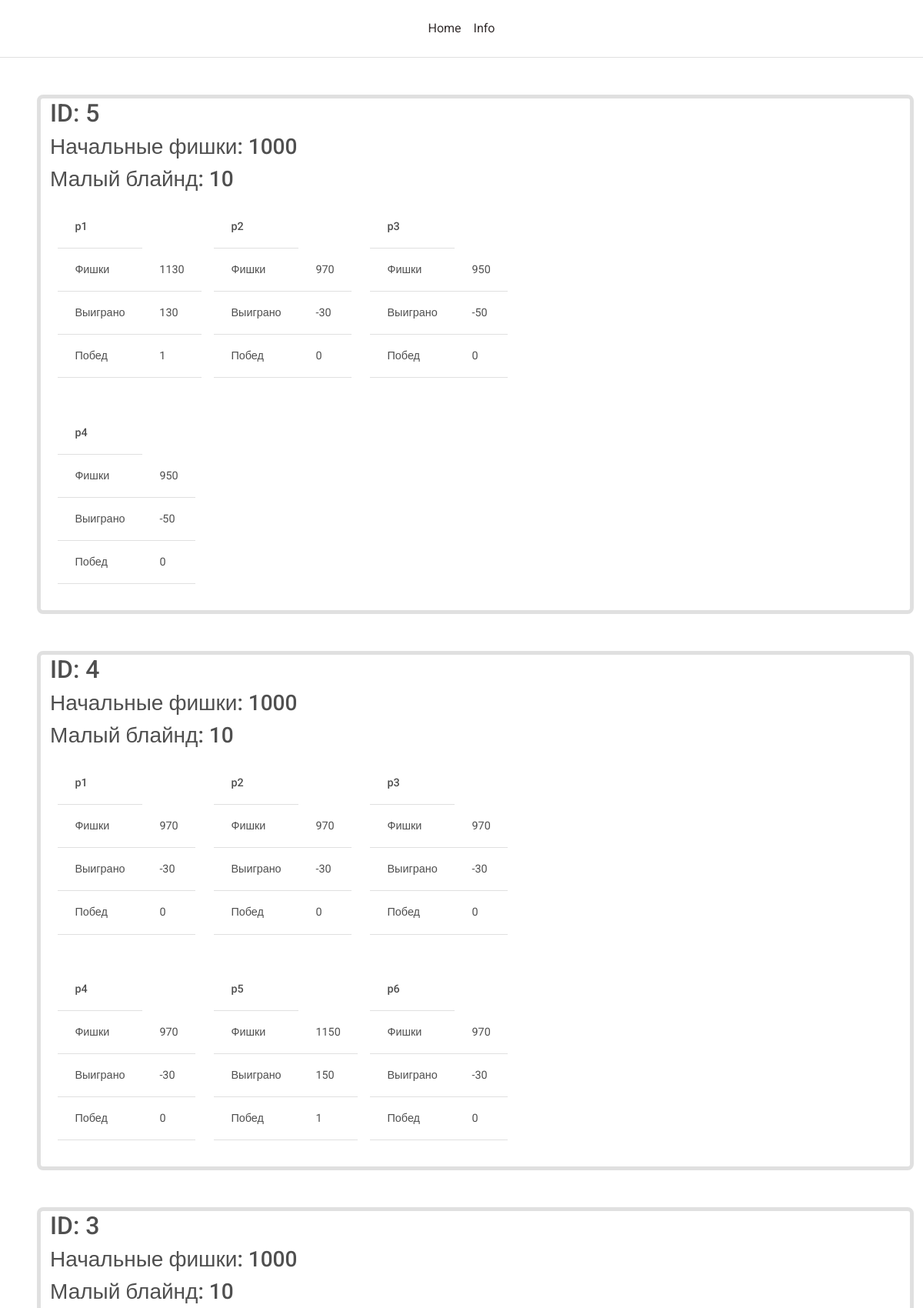
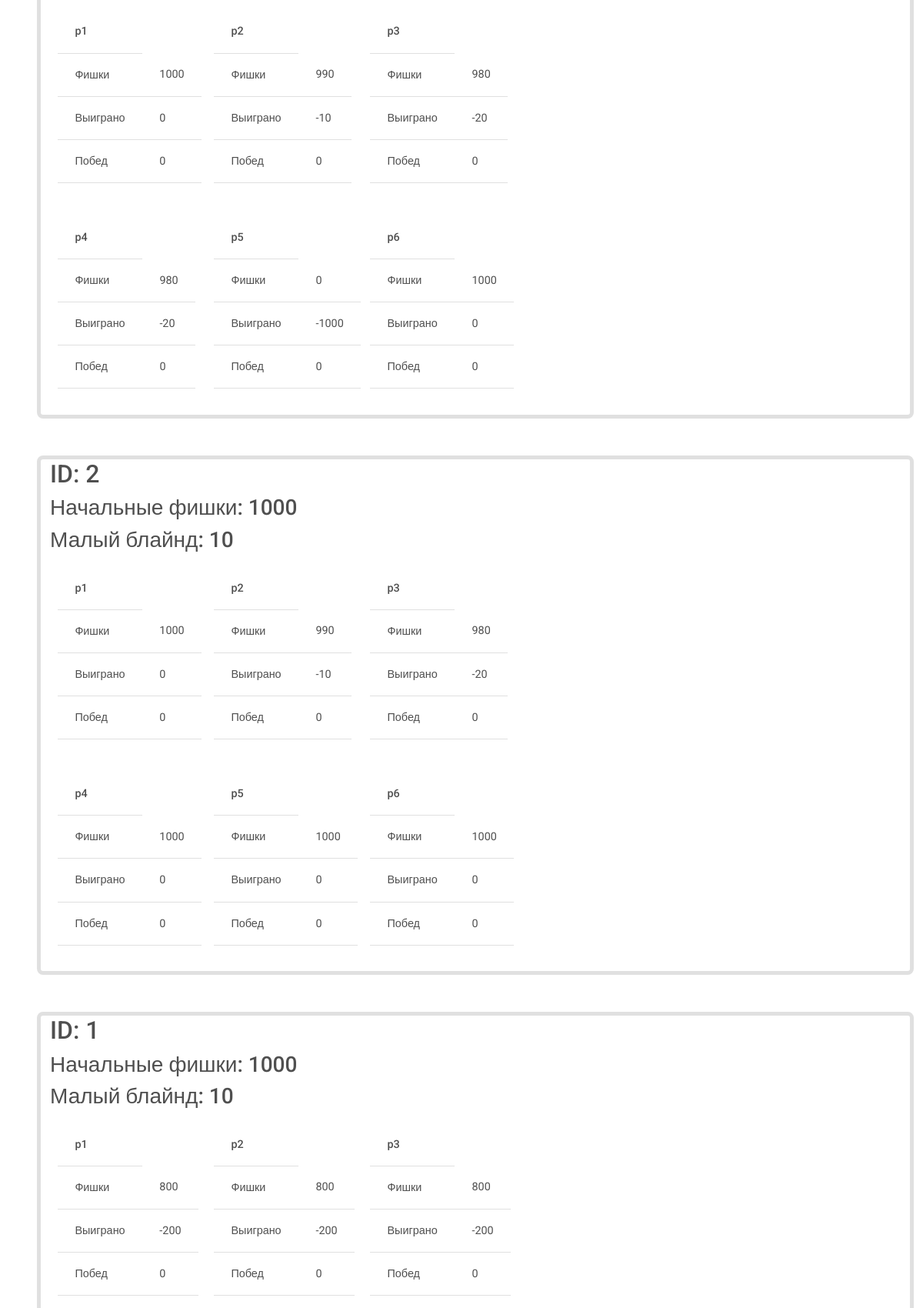
The app's page /statistics (upper part) with its own data (2 pictures, top to bottom).
### poker_app.py (models this page shows, shortened)
class Game_db(db.Model):
    id = db.Column(db.Integer, primary_key=True)
    start_chips = db.Column(db.Integer, nullable=False)
    sb = db.Column(db.Integer, nullable=False)
    players = db.Column(db.String(512), nullable=False)
    number_of_players = db.Column(db.Integer, nullable=False)
    cards_on_table = db.Column(db.String(128), nullable=False)
    int_cards_on_table = db.Column(db.String(32), nullable=False)
    dealer = db.Column(db.String(32), nullable=False)
    sb_name = db.Column(db.String(32), nullable=False)
    bb_name = db.Column(db.String(32), nullable=False)
    fa_name = db.Column(db.String(32), nullable=False)
    highest_stake = db.Column(db.Integer, nullable=False, default=0)
    pot = db.Column(db.Integer, nullable=False, default=0)
    row = db.Column(db.Integer, nullable=False, default=0)
    id_p_now = db.Column(db.Integer, nullable=False, default=0)
    count_smth = db.Column(db.Integer, nullable=False, default=0)
    cards_show_status = db.Column(db.Integer, nullable=False, default=0)
    n_round = db.Column(db.Integer, nullable=False, default=0)
    fold_list = db.Column(db.String(512), default=" ", nullable=False)
    winners = db.Column(db.String(512), default=" ", nullable=False)
    fold_out = db.Column(db.Boolean, default=False, nullable=False)
    all_in = db.Column(db.Boolean, default=False, nullable=False)
    round_ended = db.Column(db.Boolean, default=False, nullable=False)
    bet_ask = db.Column(db.Boolean, default=False, nullable=False)
    simulation = db.Column(db.Boolean, default=True, nullable=False)

class Player_db(db.Model):
    id = db.Column(db.Integer, primary_key=True)
    game_id = db.Column(db.Integer, nullable=False)
    bot = db.Column(db.Integer, default=0, nullable=False)
    name = db.Column(db.String(32), nullable=False)
    chips = db.Column(db.Integer, nullable=False)
    stake_info = db.Column(db.String(32), default="", nullable=False)
    stake = db.Column(db.Integer, default=0, nullable=False)
    stake_gap = db.Column(db.Integer, default=0, nullable=False)
    k_wins = db.Column(db.Integer, default=0, nullable=False)
    cards = db.Column(db.String(64), nullable=False)
    int_cards = db.Column(db.String(32), nullable=False)
    fold = db.Column(db.Boolean, default=False, nullable=False)
    all_in = db.Column(db.Boolean, default=False, nullable=False)
    win = db.Column(db.Boolean, default=False, nullable=False)
    list_of_special_attributes = db.Column(db.String(128), nullable=False)
    possible_responses = db.Column(db.String(128), nullable=False)
    score = db.Column(db.String(128), default="", nullable=False)

### poker_app.py (the view)
@app.route('/statistics')
def statistics():
    games_from_db = Game_db.query.all()
    players_db = Player_db.query.order_by(Player_db.id).all()
    all_game_statistic = []  # ID, фишки, малый блайнд, далее - id игроков
    for game in games_from_db:
        game_stat = [game.id, game.start_chips, game.sb]
        players_stat = Player_db.query.filter(Player_db.game_id == game.id).order_by(Player_db.id).all()
        for player in players_stat:
            game_stat.append(player.id)
        all_game_statistic.append(game_stat)
        print(all_game_statistic)
    return render_template("statistics.html", games=games_from_db, players_db=players_db,
                           all_game_statistic=all_game_statistic)

### templates/statistics.html (shortened to what this page needs)
<!doctype html>
<html lang="en">
<head>
    <link rel="stylesheet" href="{{ url_for('static', filename='css/statistics.css') }}">
    <link rel="stylesheet" href="https://cdn.jsdelivr.net/npm/bootstrap@5.2.3/dist/css/bootstrap.min.css">
    <link
      rel="stylesheet"
      href="https://cdnjs.cloudflare.com/ajax/libs/font-awesome/6.0.0/css/all.min.css"
    />
    <link rel="stylesheet" href="mdBootstrap/css/mdb.min.css" />
</head>
<body>
    <header class="d-flex flex-wrap align-items-center justify-content-center justify-content-md-between py-3 mb-4 border-bottom">
      <a href="/" class="d-flex align-items-center col-md-3 mb-2 mb-md-0 text-dark text-decoration-none">
          <svg class="bi me-2" width="40" height="32" role="img" aria-label="Bootstrap"><use xlink:href="#bootstrap"></use></svg>
      </a>
      <ul class="nav col-12 col-md-auto mb-2 justify-content-center mb-md-0">
          <li><a href="/" class="nav-link px-2 link-dark">Home</a></li>
          <li><a href="/about" class="nav-link px-2 link-dark">Info</a></li>
      </ul>
    </header>
    {% for game in all_game_statistic|reverse %}
    <div class="m-5 border border-5 rounded-3 container">
        <h2>ID: {{ game[0] }} </h2>
        <h3>Начальные фишки: {{ game[1] }}</h3>
        <h3>Малый блайнд: {{ game[2] }}</h3>
        <div class="all_statistics">
        {% for i in range(3, game|length) %}
            <div class="statistics_block">
                <table class="table">
                    <tr>
                        <th> {{ players_db[game[i] - 1].name }} </th>
                    </tr>
                    <tr>
                        <td>Фишки</td>
                        <td> {{ players_db[game[i] - 1].chips }} </td>
                    </tr>
                    <tr>
                        <td>Выиграно</td>
                        <td> {{ players_db[game[i] - 1].chips - game[1] }} </td>
                    </tr>
                    <tr>
                        <td>Побед</td>
                        <td> {{ players_db[game[i] - 1].k_wins }} </td>
                    </tr>
                </table>
            </div>
        {% endfor %}
        </div>
    </div>
    {% endfor %}
</body>
</html>

### static/css/statistics.css (style rules this page uses)
.statistics_block { padding: 10px; width: 30%; font-weight: bold; font-size: 20px; display: inline-block; }
.all_statistics { width: 60%; display: inline-block; }

### records on screen
Game_db: id "5", start_chips "1000", sb "10"
Player_db: name "p1", chips "1130", players_db[game[i]-1].chips-game[1] "130", k_wins "1"
Player_db: name "p2", chips "970", players_db[game[i]-1].chips-game[1] "-30", k_wins "0"
Player_db: name "p3", chips "950", players_db[game[i]-1].chips-game[1] "-50", k_wins "0"
Player_db: name "p4", chips "950", players_db[game[i]-1].chips-game[1] "-50", k_wins "0"
Game_db: id "4", start_chips "1000", sb "10"
Player_db: name "p1", chips "970", players_db[game[i]-1].chips-game[1] "-30", k_wins "0"
Player_db: name "p2", chips "970", players_db[game[i]-1].chips-game[1] "-30", k_wins "0"
Player_db: name "p3", chips "970", players_db[game[i]-1].chips-game[1] "-30", k_wins "0"
Player_db: name "p4", chips "970", players_db[game[i]-1].chips-game[1] "-30", k_wins "0"
Player_db: name "p5", chips "1150", players_db[game[i]-1].chips-game[1] "150", k_wins "1"
Player_db: name "p6", chips "970", players_db[game[i]-1].chips-game[1] "-30", k_wins "0"
Game_db: id "3", start_chips "1000", sb "10"
Player_db: name "p1", chips "1000", players_db[game[i]-1].chips-game[1] "0", k_wins "0"
Player_db: name "p2", chips "990", players_db[game[i]-1].chips-game[1] "-10", k_wins "0"
Player_db: name "p3", chips "980", players_db[game[i]-1].chips-game[1] "-20", k_wins "0"
Player_db: name "p4", chips "980", players_db[game[i]-1].chips-game[1] "-20", k_wins "0"
Player_db: name "p5", chips "0", players_db[game[i]-1].chips-game[1] "-1000", k_wins "0"
Player_db: name "p6", chips "1000", players_db[game[i]-1].chips-game[1] "0", k_wins "0"
Game_db: id "2", start_chips "1000", sb "10"
Player_db: name "p1", chips "1000", players_db[game[i]-1].chips-game[1] "0", k_wins "0"
Player_db: name "p2", chips "990", players_db[game[i]-1].chips-game[1] "-10", k_wins "0"
Player_db: name "p3", chips "980", players_db[game[i]-1].chips-game[1] "-20", k_wins "0"
Player_db: name "p4", chips "1000", players_db[game[i]-1].chips-game[1] "0", k_wins "0"
Player_db: name "p5", chips "1000", players_db[game[i]-1].chips-game[1] "0", k_wins "0"
Player_db: name "p6", chips "1000", players_db[game[i]-1].chips-game[1] "0", k_wins "0"
Game_db: id "1", start_chips "1000", sb "10"
Player_db: name "p1", chips "800", players_db[game[i]-1].chips-game[1] "-200", k_wins "0"
Player_db: name "p2", chips "800", players_db[game[i]-1].chips-game[1] "-200", k_wins "0"
Player_db: name "p3", chips "800", players_db[game[i]-1].chips-game[1] "-200", k_wins "0"
